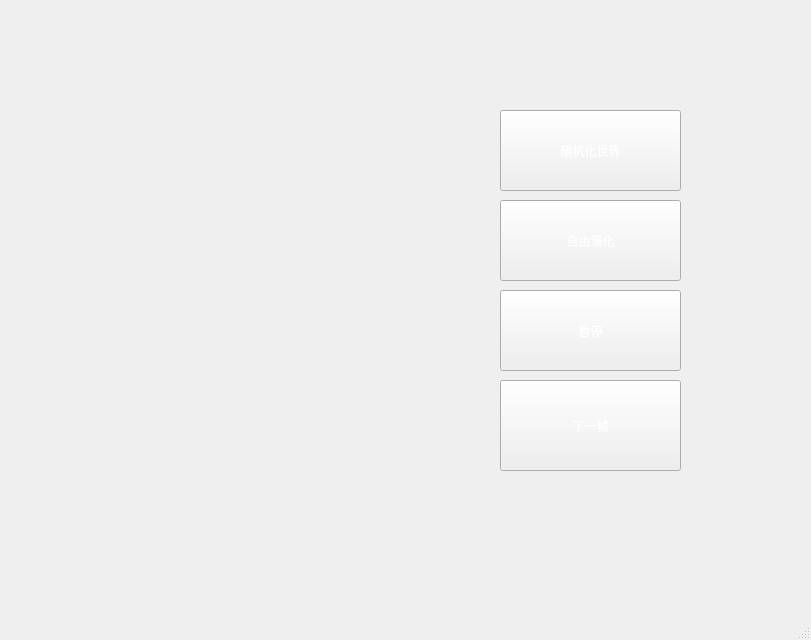
<?xml version="1.0" encoding="UTF-8"?>
<ui version="4.0">
 <class>MainDisplayPort</class>
 <widget class="QMainWindow" name="MainDisplayPort">
  <property name="geometry">
   <rect>
    <x>0</x>
    <y>0</y>
    <width>811</width>
    <height>640</height>
   </rect>
  </property>
  <property name="windowTitle">
   <string>YSFL</string>
  </property>
  <property name="autoFillBackground">
   <bool>false</bool>
  </property>
  <property name="styleSheet">
   <string notr="true">background-image:url(:/new/prefix1/image/1.jpg)</string>
  </property>
  <property name="tabShape">
   <enum>QTabWidget::Rounded</enum>
  </property>
  <property name="dockNestingEnabled">
   <bool>false</bool>
  </property>
  <widget class="QWidget" name="centralWidget">
   <widget class="QPushButton" name="pushButton">
    <property name="geometry">
     <rect>
      <x>500</x>
      <y>380</y>
      <width>181</width>
      <height>91</height>
     </rect>
    </property>
    <property name="styleSheet">
     <string notr="true">background-image:url(:/new/prefix1/image/1.jpg);
color:rgb(255, 255, 255);
font: 25 17pt &quot;Microsoft JhengHei Light&quot;;</string>
    </property>
    <property name="text">
     <string>下一帧</string>
    </property>
   </widget>
   <widget class="QPushButton" name="pushButton_2">
    <property name="geometry">
     <rect>
      <x>500</x>
      <y>200</y>
      <width>181</width>
      <height>81</height>
     </rect>
    </property>
    <property name="styleSheet">
     <string notr="true">font: 25 17pt &quot;Microsoft JhengHei UI Light&quot;;
color:rgb(255, 255, 255)</string>
    </property>
    <property name="text">
     <string>自由演化</string>
    </property>
   </widget>
   <widget class="QPushButton" name="pushButton_3">
    <property name="geometry">
     <rect>
      <x>500</x>
      <y>290</y>
      <width>181</width>
      <height>81</height>
     </rect>
    </property>
    <property name="styleSheet">
     <string notr="true">font: 75 17pt &quot;Microsoft JhengHei UI Light&quot;;
color:rgb(255, 255, 255)</string>
    </property>
    <property name="text">
     <string>暂停</string>
    </property>
   </widget>
   <widget class="QPushButton" name="pushButton_4">
    <property name="geometry">
     <rect>
      <x>500</x>
      <y>110</y>
      <width>181</width>
      <height>81</height>
     </rect>
    </property>
    <property name="styleSheet">
     <string notr="true">font: 75 17pt &quot;Microsoft JhengHei UI Light&quot;;
color:rgb(255, 255, 255)</string>
    </property>
    <property name="text">
     <string>随机化世界</string>
    </property>
   </widget>
  </widget>
  <widget class="QStatusBar" name="statusBar"/>
 </widget>
 <layoutdefault spacing="6" margin="11"/>
 <resources/>
 <connections/>
</ui>
